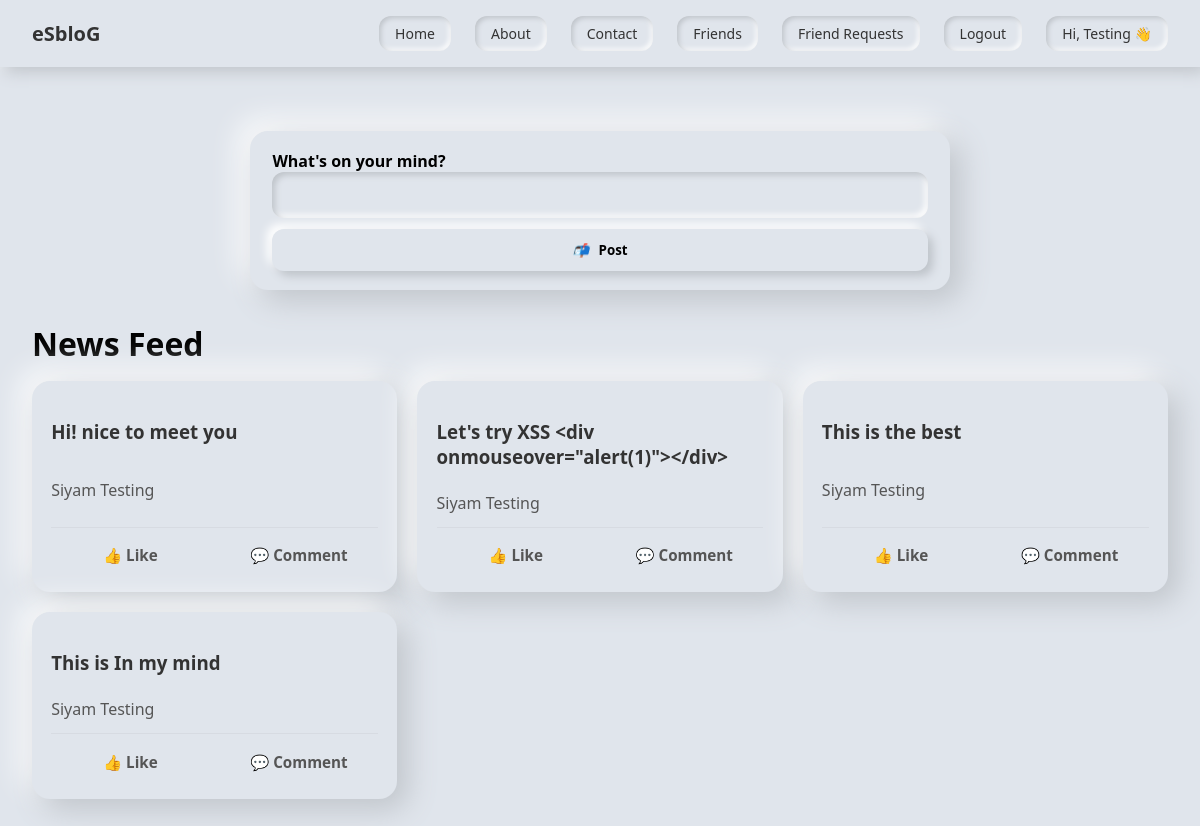
Before: /dashboard/profile/ (signed in) with the older database file.
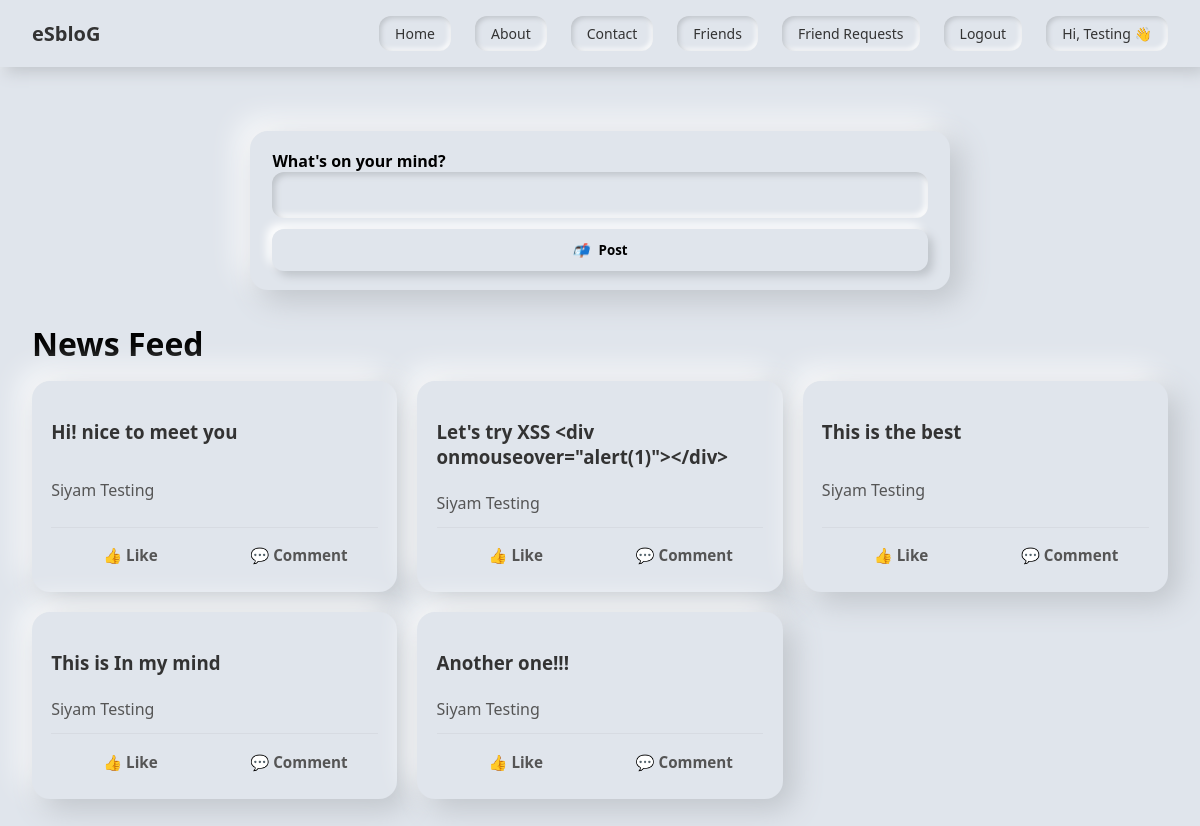
After: the same page with the newer database file.
### dashboard/models.py (models this page shows, shortened)
class Login_info_new_p(models.Model):
    fname = models.CharField(max_length=100,default="Mr.")
    lname = models.CharField(max_length=100,default="Unknown")
    email = models.EmailField(max_length=50)
    password = models.CharField(max_length=50)

class User_posts(models.Model):
    id = models.AutoField(primary_key=True)
    u_name = models.ForeignKey(Login_info_new_p,on_delete=models.CASCADE)
    post = models.CharField(max_length=100)
    create_at = models.DateTimeField(auto_now_add=True)

### dashboard/views.py (the view)
# urls.py: path('profile/',views.profile,name="mypost"),
def profile(request):
    s_email = request.session.get('email')
    if not s_email:
        return render(request, "dashboard/landing_page.html", {"posts": []})
    log_user = get_object_or_404(Login_info_new_p, email=s_email)
    posts = User_posts.objects.filter(u_name=log_user).select_related('u_name')
    post_data = [
        (f"{log_user.fname} {log_user.lname}", post.post)
        for post in posts
    ]
    return render(request, "dashboard/profile.html", {"posts": post_data})

### dashboard/templates/dashboard/profile.html (shortened to what this page needs)
{% include "dashboard/header.html" %}
<div class="page">
  <form id="loginForm" method="POST" action="{% url 'add_post' %}" class="card composer">
    <div class="input-group">
      <label>What's on your mind?</label>
      <input type="text" name="post" required />
    </div>
    <button type="submit" class="action-btn">
      <i>📬</i> Post
    </button>
  </form>
  <h1 style="margin: 1rem 0;">News Feed</h1>
  <div class="feed-grid">
    {% for name, post in posts %}
      <div class="post-card">
        <h3 class="username">{{post}}</h3>
        <p class="content">{{ name }}</p>
        <div class="actions">
          <button class="like-btn">👍 Like</button>
          <button class="comment-btn">💬 Comment</button>
        </div>
      </div>
    {% endfor %}
  </div>
</div>
{% include "dashboard/footer.html" %}

### dashboard/templates/dashboard/header.html (shortened to what this page needs)
{% load static %}
<!DOCTYPE html>
<html lang="en">
<head>
</head>
<body>
  <nav class="navbar" role="navigation" aria-label="main">
    <a class="logo" href="{% url 'home' %}">eSbloG</a>
    <ul>
      <li><a href="{% url 'home' %}">Home</a></li>
      <li><a href="{% url 'home' %}">About</a></li>
      <li><a href="{% url 'home' %}">Contact</a></li>
      {% if request.session.user_id %}
        <li><a href="{% url 'friends' %}">Friends</a></li>
        <li><a href="{% url 'friends_req' %}">Friend Requests</a></li>
        <li><a href="{% url 'logout' %}">Logout</a></li>
        <li><a href="{% url 'mypost' %}">Hi, {{ request.session.name }} 👋</a></li>
      {% else %}
        <li><a href="{% url 'login' %}">Login</a></li>
      {% endif %}
    </ul>
  </nav>
  <div class="page-wrap">

### dashboard/templates/dashboard/footer.html (shortened to what this page needs)
  </div>
</body>
</html>

### dashboard/templates/dashboard/header.html (style rules this page uses)
* { box-sizing: border-box; font-family: 'Segoe UI', sans-serif; }
body { background: #e0e5ec; display: flex; flex-direction: column; align-items: center; min-height: 100vh; margin: 0; }
.navbar { width: 100%; background: #e0e5ec; padding: 1rem 2rem; display: flex; justify-content: space-between; align-items: center; box-shadow: 5px 5px 15px #bec3c9, -5px -5px 15px #ffffff; position: sticky; top: 0; left: 0; z-index: 1000; }
.navbar .logo { font-size: 20px; font-weight: bold; color: #333; text-decoration: none; }
.navbar ul { list-style: none; display: flex; gap: 1.5rem; margin: 0; padding: 0; }
.navbar ul li { display: inline; }
.navbar ul li a { text-decoration: none; color: #333; padding: 0.5rem 1rem; border-radius: 12px; background: #e0e5ec; box-shadow: inset 2px 2px 5px #bec3c9, inset -2px -2px 5px #ffffff; font-size: 14px; transition: all 0.2s ease-in-out; display: inline-block; }
.page-wrap { width: 100%; display: flex; justify-content: center; padding: 2rem 1rem; }

### dashboard/templates/dashboard/profile.html (style rules this page uses)
.page { max-width: 1200px; margin: 2rem auto; padding: 0 16px; }
.card { background: #e0e5ec; padding: 1.2rem 1.4rem; border-radius: 18px; box-shadow: 10px 10px 30px #bec3c9, -10px -10px 30px #ffffff; }
.composer { margin-bottom: 2rem; max-width: 700px; margin-left: auto; margin-right: auto; }
.composer .input-group label { font-weight: 600; }
.composer .input-group input { width: 100%; padding: 0.8rem 1rem; border-radius: 12px; border: none; background: #e0e5ec; box-shadow: inset 3px 3px 6px #bec3c9, inset -3px -3px 6px #ffffff; font-size: 15px; }
.action-btn { width: 100%; padding: 0.75rem 1rem; border: none; margin-top: 0.7rem; border-radius: 12px; background: #e0e5ec; box-shadow: 5px 5px 10px #bec3c9, -5px -5px 10px #ffffff; font-weight: 700; cursor: pointer; }
.action-btn i { margin-right: 6px; }
.feed-grid { display: grid; gap: 20px; grid-template-columns: repeat(1, minmax(0, 1fr)); }
@media (min-width: 700px) { .feed-grid { grid-template-columns: repeat(2, 1fr); } }
@media (min-width: 1024px) { .feed-grid { grid-template-columns: repeat(3, 1fr); } }
.post-card { background: #e0e5ec; padding: 1.2rem; border-radius: 18px; box-shadow: 10px 10px 30px #bec3c9, -10px -10px 30px #ffffff; display: flex; flex-direction: column; justify-content: space-between; }
.username { font-weight: 700; margin-bottom: .35rem; color: #333; }
.content { color: #555; line-height: 1.5; margin-bottom: .75rem; }
.actions { display: flex; justify-content: space-between; border-top: 1px solid #d7dbe2; padding-top: .6rem; gap: 10px; }
.actions button { flex: 1; background: none; border: none; cursor: pointer; font-size: .95rem; font-weight: 600; color: #555; padding: .5rem .75rem; border-radius: 10px; transition: background .2s ease; }

Changed rows visible on the page:
added User_posts: posts "Another one!!!"
Other visible differences:
new list line: "Siyam Testing 👍 Like 💬 Comment"
